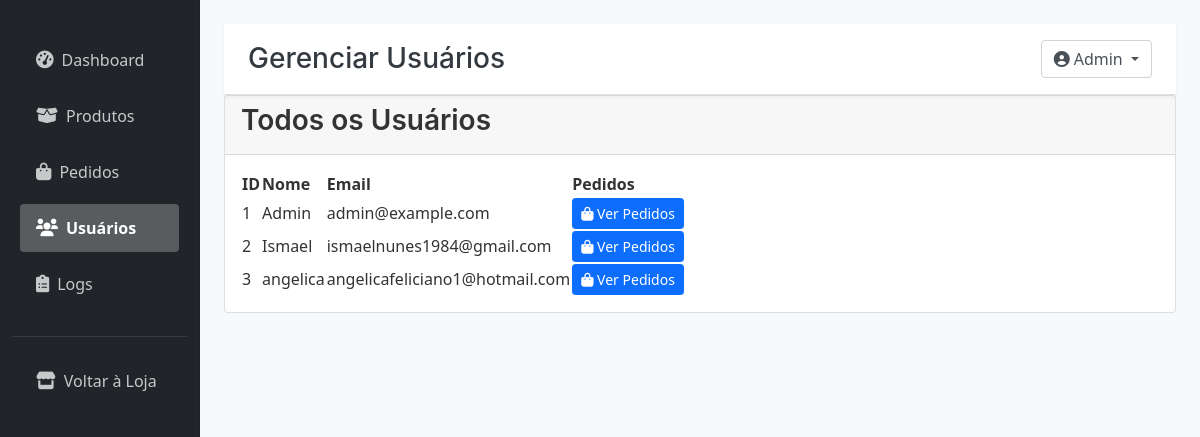
The page /admin/usuarios (signed in) on the database as committed earlier.
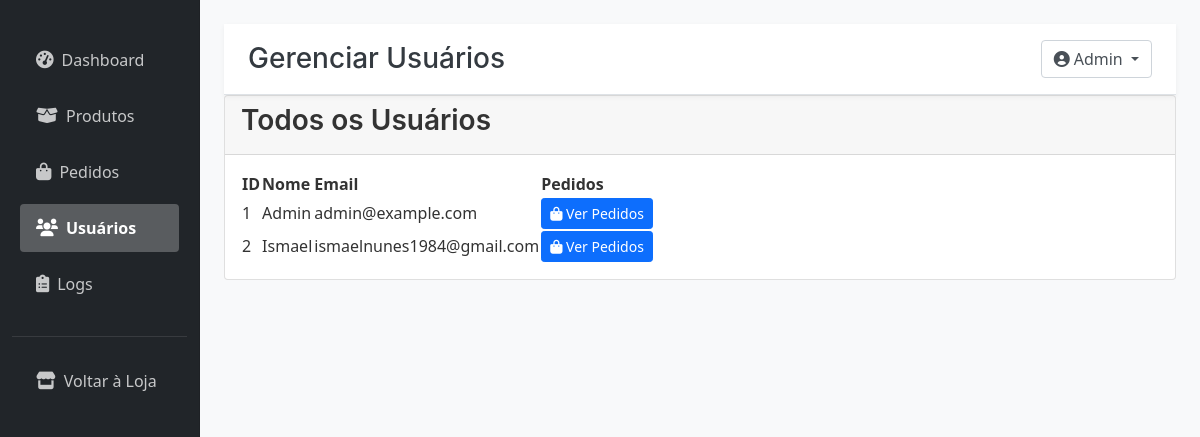
The same page on the database as committed later.
### tables this page shows
CREATE TABLE usuarios (
            id INTEGER PRIMARY KEY AUTOINCREMENT,
            nome TEXT NOT NULL,
            email TEXT UNIQUE NOT NULL,
            senha TEXT NOT NULL,
            is_admin BOOLEAN DEFAULT 0
        );

### app.py (the view)
@app.route('/admin/usuarios')
@admin_required
def admin_usuarios():
    conn = conectar_db()
    cursor = conn.cursor()
    cursor.execute('SELECT id, nome, email, is_admin FROM usuarios ORDER BY nome')
    usuarios = cursor.fetchall()
    conn.close()
    return render_template('admin/usuarios.html', usuarios=usuarios)

### app.py (called while the page is built)
def conectar_db():
    conn = sqlite3.connect(DB_NAME)
    conn.row_factory = sqlite3.Row # Allows accessing columns by name
    return conn

def contar_itens_carrinho_db(usuario_id):
    conn = conectar_db()
    cursor = conn.cursor()
    cursor.execute('''
    SELECT COALESCE(SUM(quantidade), 0)
    FROM carrinho
    WHERE usuario_id = ?
    ''', (usuario_id,))
    total_itens = cursor.fetchone()[0]
    conn.close()
    return total_itens

@app.context_processor
def inject_carrinho():
    total_itens = 0
    if 'usuario_id' in session:
        try:
            total_itens = contar_itens_carrinho_db(session['usuario_id'])
        except Exception as e:
            print(f"Erro no context processor ao contar itens do carrinho (DB): {e}")
            total_itens = 0
    return {'total_itens': total_itens}

def admin_required(f):
    @wraps(f)
    def decorated_function(*args, **kwargs):
        if 'usuario_id' not in session or not session.get('is_admin', False):
            flash('Acesso restrito a administradores', 'danger')
            return redirect(url_for('login'))
        return f(*args, **kwargs)
    return decorated_function

### templates/admin/usuarios.html (shortened to what this page needs)
{% extends "admin/base.html" %}
{% block page_title %}Gerenciar Usuários{% endblock %}
{% block content %}
<div class="card">
    <div class="card-header">
        <h3 class="card-title">Todos os Usuários</h3>
    </div>
    <div class="card-body">
        <table class="admin-table">
            <thead>
                <tr>
                    <th>ID</th>
                    <th>Nome</th>
                    <th>Email</th>
                    <th>Pedidos</th>
                </tr>
            </thead>
            <tbody>
                {% for usuario in usuarios %}
                <tr>
                    <td>{{ usuario[0] }}</td>
                    <td>{{ usuario[1] }}</td>
                    <td>{{ usuario[2] }}</td>
                    <td>
                        <a href="{{ url_for('admin_pedidos') }}?user_id={{ usuario[0] }}" class="btn btn-sm btn-primary">
                            <i class="fas fa-shopping-bag"></i> Ver Pedidos
                        </a>
                    </td>
                </tr>
                {% endfor %}
            </tbody>
        </table>
    </div>
</div>
{% endblock %}

### templates/admin/base.html (shortened to what this page needs)
<!DOCTYPE html>
<html lang="pt-BR">
<head>
    <link href="https://cdn.jsdelivr.net/npm/bootstrap@5.1.3/dist/css/bootstrap.min.css" rel="stylesheet">
    <link rel="stylesheet" href="https://cdnjs.cloudflare.com/ajax/libs/font-awesome/6.0.0/css/all.min.css">
    <link rel="stylesheet" href="{{ url_for('static', filename='admin.css') }}"> </head>
<body>
    <div class="container-fluid">
        <div class="row">
            <div class="col-md-3 col-lg-2 d-md-block sidebar collapse bg-dark" id="sidebarMenu">
                <div class="position-sticky pt-3">
                    <ul class="nav flex-column">
                        <li class="nav-item">
                            <a class="nav-link {% if request.endpoint == 'admin_dashboard' %}active{% endif %}"
                               href="{{ url_for('admin_dashboard') }}">
                                <i class="fas fa-tachometer-alt me-2"></i>Dashboard
                            </a>
                        </li>
                        <li class="nav-item">
                            <a class="nav-link {% if request.endpoint == 'admin_produtos' %}active{% endif %}"
                               href="{{ url_for('admin_produtos') }}">
                                <i class="fas fa-box-open me-2"></i>Produtos
                            </a>
                        </li>
                        <li class="nav-item">
                            <a class="nav-link {% if request.endpoint == 'admin_pedidos' %}active{% endif %}"
                               href="{{ url_for('admin_pedidos') }}">
                                <i class="fas fa-shopping-bag me-2"></i>Pedidos
                            </a>
                        </li>
                        <li class="nav-item">
                            <a class="nav-link {% if request.endpoint == 'admin_usuarios' %}active{% endif %}"
                               href="{{ url_for('admin_usuarios') }}">
                                <i class="fas fa-users me-2"></i>Usuários
                            </a>
                        </li>
                        <li class="nav-item">
                            <a class="nav-link {% if request.endpoint == 'admin_logs' %}active{% endif %}"
                               href="{{ url_for('admin_logs') }}">
                                <i class="fas fa-clipboard-list me-2"></i>Logs
                            </a>
                        </li>
                        <li class="nav-item mt-3">
                            <a class="nav-link" href="{{ url_for('login') }}">
                                <i class="fas fa-store me-2"></i>Voltar à Loja
                            </a>
                        </li>
                    </ul>
                </div>
            </div>
            <main class="col-md-9 ms-sm-auto col-lg-10 px-md-4 py-4">
                <div class="d-flex justify-content-between flex-wrap flex-md-nowrap align-items-center pt-3 pb-2 mb-3 border-bottom">
                    <h1 class="h2">{% block page_title %}Dashboard{% endblock %}</h1>
                    <div class="btn-toolbar mb-2 mb-md-0">
                        <div class="dropdown">
                            <button class="btn btn-outline-secondary dropdown-toggle" type="button" id="dropdownMenuButton" data-bs-toggle="dropdown">
                                <i class="fas fa-user-circle me-1"></i>{{ session.get('usuario_nome', 'Admin') }}
                            </button>
                        </div>
                    </div>
                </div>
                {% block content %}{% endblock %}
            </main>
        </div>
    </div>
</body>
</html>

Rows that differ between the two databases and show on the page:
removed usuarios: id "3", nome "angelica", email "angelicafeliciano1@hotmail.com"
